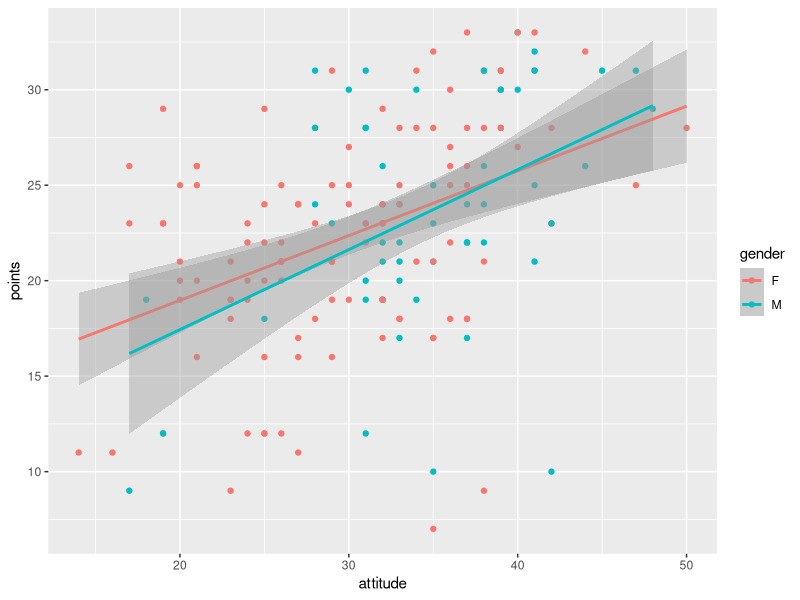
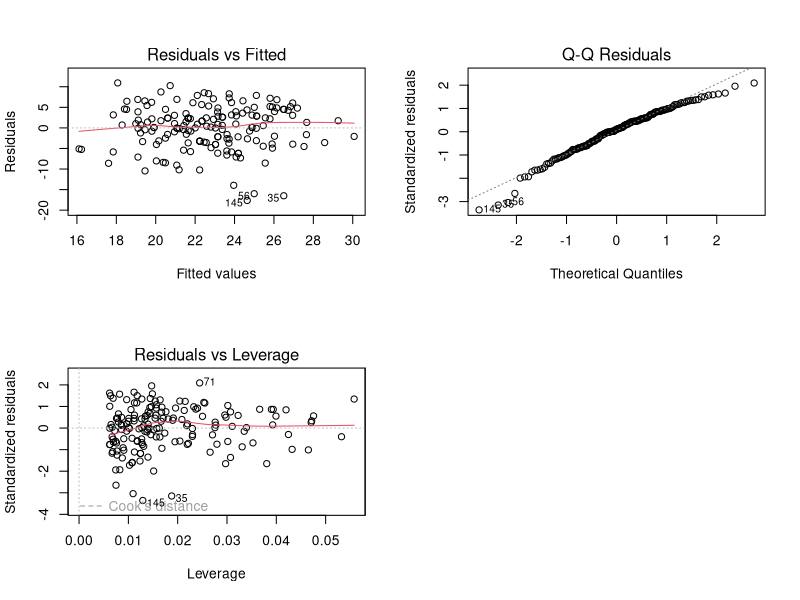

Reproduce these figures in R, in order.
## ---- chunk 1
mydata <- read.csv("learning2014.csv")
## ---- chunk 2
library(ggplot2)  
p1 <- ggplot(mydata, aes(x = attitude, y = points, col = gender))  
p2 <- p1 + geom_point()  
p3 <- p2 + geom_smooth(method = "lm")
p3
## ---- chunk 3
summary(mydata)  
## ---- chunk 4
my_model <- lm(points ~ age + attitude + stra, data = mydata)
summary(my_model)
## ---- chunk 5
my_model <- lm(points ~ attitude + stra, data = mydata)
summary(my_model)
## ---- chunk 6
par(mfrow = c(2,2)) 
plot(my_model, which = c(1:2, 5))
